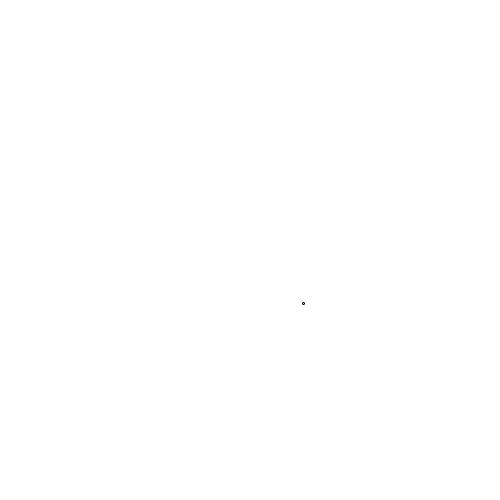
Frame 1 (no input)
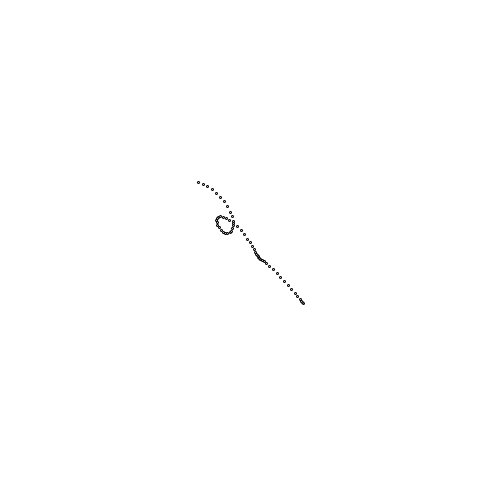
Frame 60 (the mouse pressed at the canvas centre just before this capture)
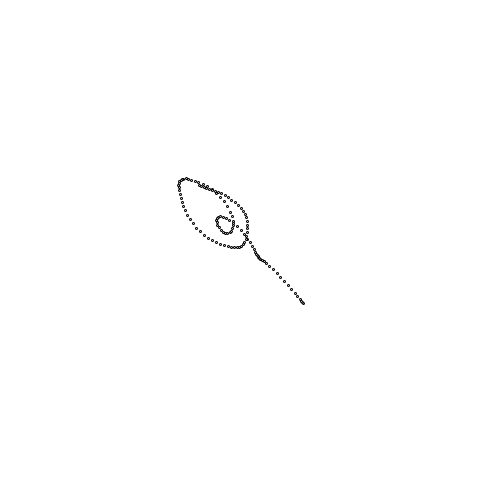
Frame 120 (the mouse held since frame 60 and released just before this capture)

The Processing sketch that drew these frames (run headless with seeded random() and noise(); from frame 60 on, the mouse is pressed at the canvas centre):

// Processing sketch: noiceWalk
// ── noiceWalk.pde
float xPos = 0;
float yPos = 0;
float time = 0; 

void setup(){
  size(500,500); // theSize - 500
  background(255);
}

void draw(){
  xPos = noise(time);
  yPos = noise(time*1.1);
  xPos = map(xPos, 0, 1, 0, width); 
  yPos = map(yPos, 0, 1, 0, height);
  time = time + 0.01;  
  ellipse(xPos, yPos, 2, 2); 
}
